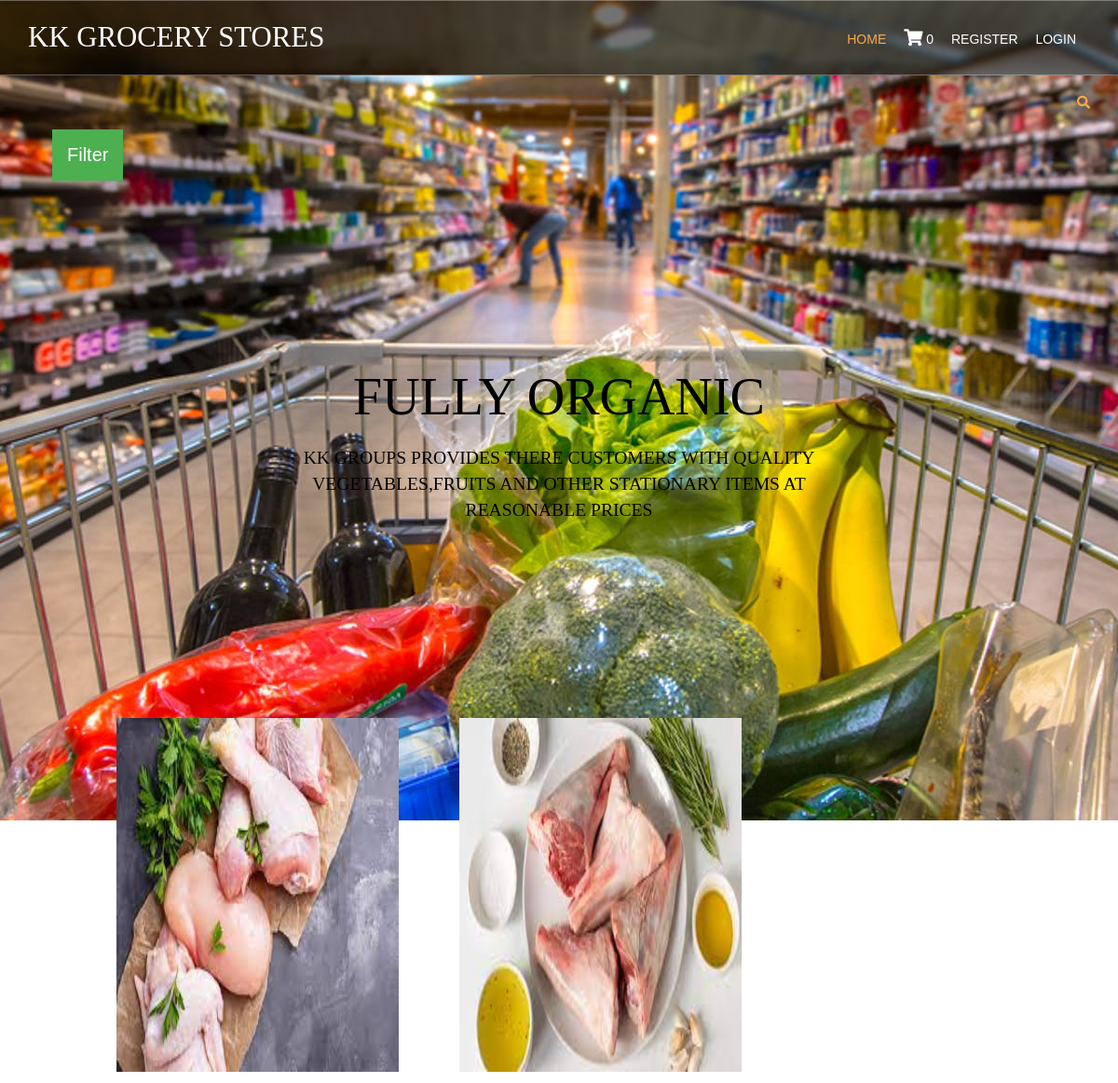
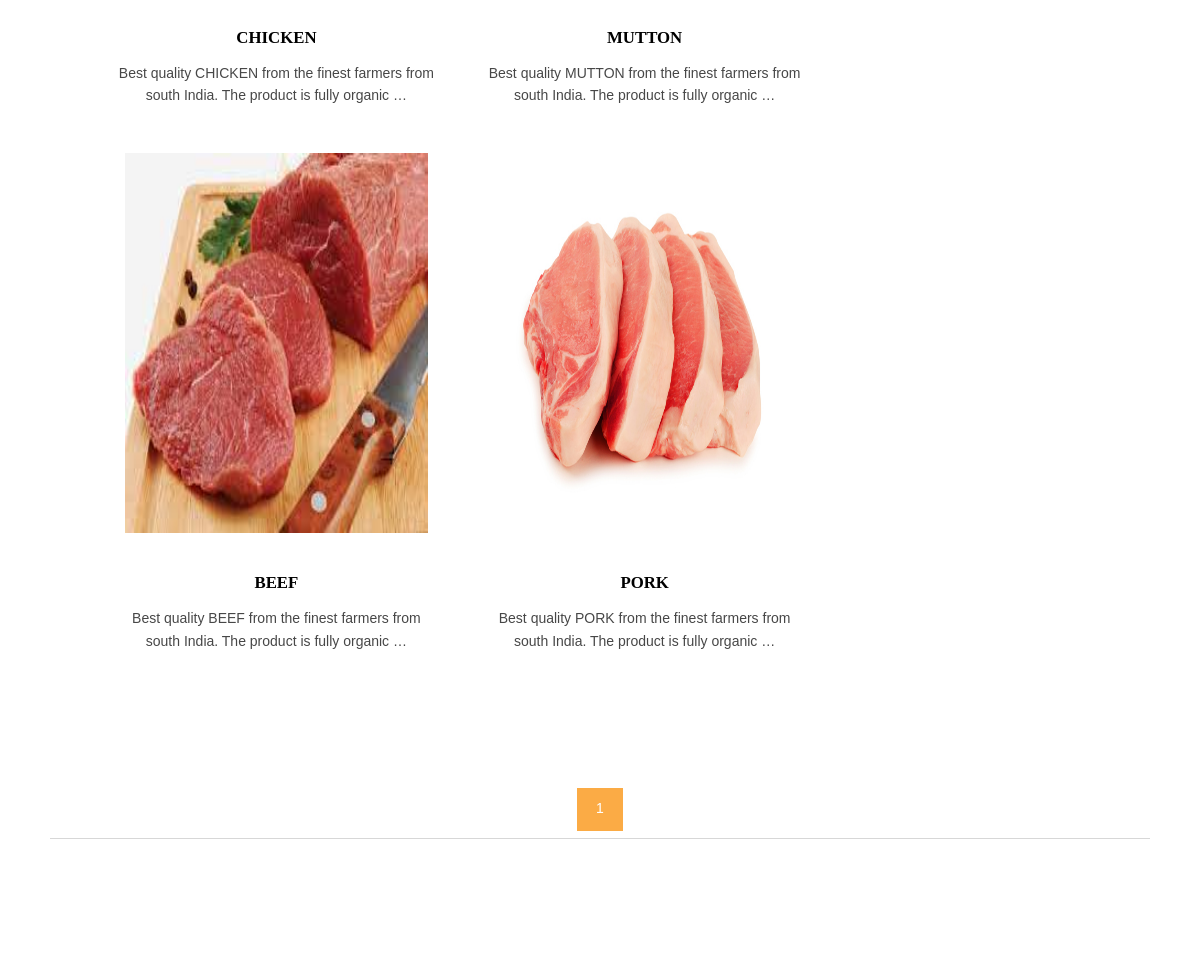
/meat/, run on the app's committed database (2 pictures, top to bottom).
### shop/models.py (models this page shows, shortened)
class products(models.Model):
    name=models.CharField(max_length=250,unique=True)
    slug=models.SlugField(max_length=250,unique=True)
    img=models.ImageField(upload_to='product')
    desc=models.TextField()
    stock=models.IntegerField()
    available=models.BooleanField()
    price=models.IntegerField()
    category=models.ForeignKey(categ,on_delete=models.CASCADE)
    def get_url(self):
        return reverse('details',args=[self.category.slug,self.slug])

### shop/views.py (the view)
# urls.py: 2. Add a URL to urlpatterns:  path('', views.home, name='home')
def home(request,c_slug=None):
    c_page=None
    prodt=None
    if c_slug!=None:
        c_page=get_object_or_404(categ,slug=c_slug)
        prodt=products.objects.all().filter(category=c_page,available=True)
    else:
        prodt=products.objects.all().filter(available=True)
    cat=categ.objects.all()
    paginator=Paginator(prodt,6)
    try:
        page=int(request.GET.get('page','1'))
    except:
        page=1
    try:
        pro=paginator.page(page)
    except(EmptyPage,InvalidPage):
        pro=paginator.page(paginator.num_pages)
    return render(request,'index.html',{'pr':prodt,'ct':cat,'pg':pro})

### cart/context_processor.py (called while the page is built)
def count(request):
    item_count=0
    if 'admin' in request.path:
        return{}
    else:
        try:
            ct=cartlist.objects.filter(cart_id=c_id(request))
            cti=items.objects.all().filter(cart=ct[:1])
            for c in cti:
                item_count += c.quan
        except cartlist.DoesNotExist:
            item_count=0
        return  ({'itc':item_count})

### cart/views.py (called while the page is built)
def c_id(request):
    ct_id=request.session.session_key
    if not ct_id:
        ct_id=request.session.create()
    return ct_id

### shop/models.py (called while the page is built)
    def get_url(self):
        return reverse('prod_cat',args=[self.slug])

### templates/index.html (shortened to what this page needs)
{% extends 'base.html' %}
{% load static %}
{% block content %}
<html lang="">
<head>
<link href="{%static 'hm/layout/styles/layout.css' %}" rel="stylesheet" type="text/css" media="all">
</head>
<body id="top">
<div class="abcd" style="background-image:url('{%static 'hm/images/demo/backgrounds/bgg.jpg' %}');">
    <div class="wrapper row0">
    <div id="topbar" class="hoc clear">
      <div class="fl_right">
        <ul class="nospace">
          <li id="searchform">
          </li>
        </ul>
      </div>
           </div>
  </div>
  <div class="dropdown">
  <button class="dropbtn">Filter</button>
</div>
  <div id="pageintro" class="hoc clear">
    <article>
      <h3 class="heading">FULLY ORGANIC</h3>
     <h1><p class="good">kk groups provides there customers with quality vegetables,fruits and other stationary items at reasonable prices</p></h1>
    </article>
  </div>
</div>
<div class="wrapper row3" style="padding:20px">
  <main class="hoc container clear" style="padding:20px">
    <section id="introblocks" style="padding:0px">
      <ul class="nospace group btmspace-80" style="padding:20px">
          {% for i in pg.object_list %}
        <li class="one_third">
          <figure><a class="imgover" href={{i.get_url}}><img src="{{i.img.url}}" alt="" style="height:400;width:500 ;padding:10px" ></a>
            <figcaption>
              <h6 class="heading">{{i.name}}</h6>
              <p>{{i.desc|truncatewords:15}}</p>
               <br>
            </figcaption>
          </figure>
        </li>
          {% endfor %}
      </ul>
      <center>
        {% for p in pg.paginator.page_range %}
        <a href="?page={{p}}" class="btn btn-light btn-sm {% if pg.number == p %} activate {% endif %}">{{p}}</a>
        {% endfor %}
      </center>
    </section>
    <hr class="btmspace-80">
  </main>
</div>
</div>
</body>
</html>
{% endblock %}

### static/hm/layout/styles/layout.css (style rules this page uses)
#topbar { padding:20px 0; font-size:.8rem; text-transform:uppercase; }
#topbar ul li { display:inline-block; margin-right:15px; }
#topbar ul li:last-child { margin-right:0; padding-right:0; border-right:none; }
#topbar #searchform { position:relative; line-height:1; z-index:9999; }
#topbar #searchform::after { display:block; height:18px; line-height:18px; padding:0; font-family:"Font Awesome\ 5 Free"; font-weight:900; font-size:1rem; content:"\f002"; }
#topbar #searchform ::placeholder { text-transform:capitalize; }
#pageintro { padding:200px 0 300px; }
#pageintro article, #pageintro article p { display:block; max-width:75%; margin:0 auto; text-align:center; }
#pageintro article p { max-width:65%; line-height:2rem; }
#pageintro .heading { margin-bottom:20px; font-size:4rem; }
.container { padding:80px 0; }
#introblocks { display:block; position:relative; margin:-180px 0 0 0; z-index:1; text-align:center; }
#introblocks figure figcaption { display:block; padding:30px 0 0 0; text-align:center; }
#introblocks figure figcaption .heading { font-size:1.2rem; font-weight:700; margin-bottom:0; }
*, *::before, *::after { transition:all .3s ease-in-out; }
body { color:#A5A6AA; background-color:#1C1D21; }
a { color:#FBAB45; }
hr, .borderedbox { border-color:#D7D7D7; }
.btn, .btn.inverse:hover { color:#FFFFFF; background-color:#FBAB45; border-color:#FBAB45; }
.imgover, .imgover:hover::after { color:#FFFFFF; }
.row3 { color:#474747; background-color:#FFFFFF; }
#topbar #searchform { color:#FBAB45; }
#pageintro { color:#FFFFFF; }
@media screen and (min-width:1140px) { .hoc { max-width:1140px; } }

### static/hm/layout/styles/framework.css (style rules this page uses)
html { overflow-y:scroll; overflow-x:hidden; }
html, body { margin:0; padding:0; font-size:14px; line-height:1.6em; }
*, *::before, *::after { box-sizing:border-box; }
.nospace { margin:0; padding:0; list-style:none; }
.btn { display:inline-block; padding:8px 18px 10px; text-transform:uppercase; border:1px solid; }
.clear, .group { display:block; }
.clear::before, .clear::after, .group::before, .group::after { display:table; content:""; }
.clear, .clear::after, .group, .group::after { clear:both; }
a { outline:none; text-decoration:none; }
.fl_right, .imgr { float:right; }
img { width:auto; max-width:100%; height:auto; margin:0; padding:0; border:none; line-height:normal; vertical-align:middle; }
.imgover { display:inline-block; position:relative; max-width:100%; }
.imgover::before, .imgover::after { display:block; position:absolute; content:""; text-align:center; opacity:0; }
.imgover::before { top:0; right:0; bottom:0; left:0; }
.imgover::after { top:50%; left:50%; width:50px; height:50px; line-height:50px; margin:-25px 0 0 -25px; font-family:"Font Awesome\ 5 Free"; font-weight:900; content:"\f067"; font-size:28px; }
body, input, textarea, select { font-family:Verdana, Geneva, sans-serif; }
h1, h2, h3, h4, h5, h6, .heading { font-family:Georgia, "Times New Roman", Times, serif; }
label, input, textarea, select, button { display:block; resize:none; outline:none; color:inherit; font-size:inherit; font-family:inherit; vertical-align:middle; }
::placeholder { opacity:1; }
h1, h2, h3, h4, h5, h6, .heading { margin:0 0 20px 0; font-size:1.4rem; line-height:normal; font-weight:normal; text-transform:uppercase; }
hr { display:block; width:100%; height:1px; border:solid; border-width:1px 0 0 0; }
.wrapper { display:block; position:relative; width:100%; margin:0; padding:0; text-align:left; word-wrap:break-word; }
.hoc { display:block; margin:0 auto; }
address, article, aside, figcaption, figure, footer, header, main, nav, section { display:block; margin:0; padding:0; }
.one_half, .one_third, .two_third, .one_quarter, .two_quarter, .three_quarter { display:inline-block; float:left; margin:0 0 0 4.21052%; list-style:none; }
.one_third { width:30.52631%; }
.btmspace-80 { margin-bottom:80px; }

### templates/index.html (style rules this page uses)
.dropbtn { background-color: #4CAF50; color: white; padding: 16px; font-size: 20px; border: none; cursor: pointer; }
.dropdown { position: relative; display: inline-block; padding-left:56px; }
.abcd { height:100%; background-position:center; background-repeat:no; background-size:cover; }
.heading { color:black; }
.good { color:black; }

### data on the page
products: img (picture), name "CHICKEN", desc "Best quality CHICKEN from the finest farmers from south India. The product is fully organic …"
products: img (picture), name "MUTTON", desc "Best quality MUTTON from the finest farmers from south India. The product is fully organic …"
products: img (picture), name "BEEF", desc "Best quality BEEF from the finest farmers from south India. The product is fully organic …"
products: img (picture), name "PORK", desc "Best quality PORK from the finest farmers from south India. The product is fully organic …"

### other printed values
{{ itc }} "0"
{{ p }} "1"
